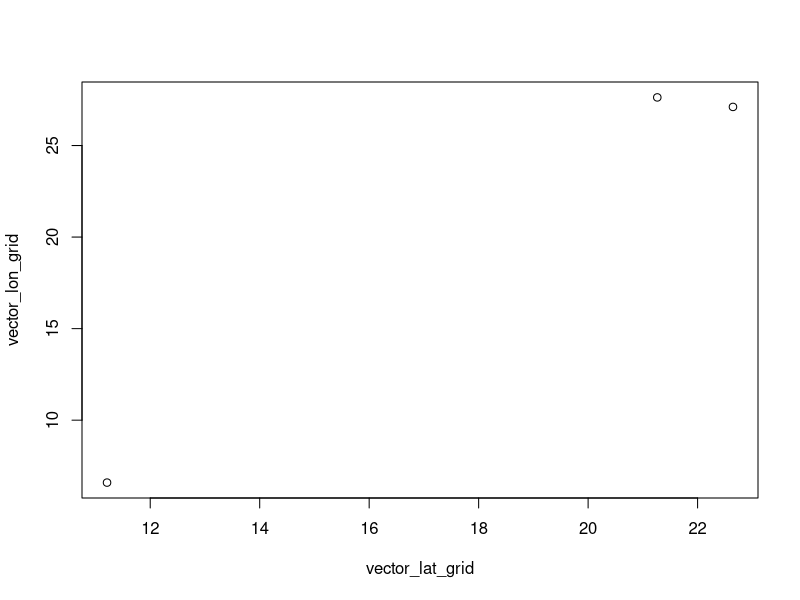

Source code (R): (Note: this script raises an error after producing the figure.)
vector_lon<- c(-0.5485381346101759,-0.5482220594232723,-0.5482298619861881) # Sample
vector_lat <- c(53.2285150736142, 53.22842450827133, 53.22841205254449) # Sample

grid_zero_lat <- 53.2286160736142 # Sample
grid_zero_lon <- -0.5486371346101759 # Sample

r_earth = 6371*1000 # Earth's radius in meters

# Convert latitude
m_per_deg_lat <- 111000 # Meters per degree of latitude
vector_lat_grid <- abs(vector_lat-grid_zero_lat)*m_per_deg_lat

# Convert longitude
vector_lon_grid <- (((2*pi)*(cos((pi/180)*vector_lat)*r_earth))/360)*abs(vector_lon-grid_zero_lon)
plot(vector_lat_grid, vector_lon_grid)

#GSB Data ####
Longs <- Cords$x
Lats <- Cords$y
zero_long <- -119.053803
zero_lat <- 33.462234
y1 <- abs(Lats-zero_lat)*m_per_deg_lat

x1<- (((2*pi)*(cos((pi/180)*Lats)*r_earth))/360)*abs(Longs-zero_long)
plot(vectorlon_grid, vectorlat_grid)

Coords1 <- cbind(x1,y1) 

Trans_ID <- Trans_ID %>% 
  #add_column(x1, .after = "x") %>% 
  add_column(y1, .after = "y")



